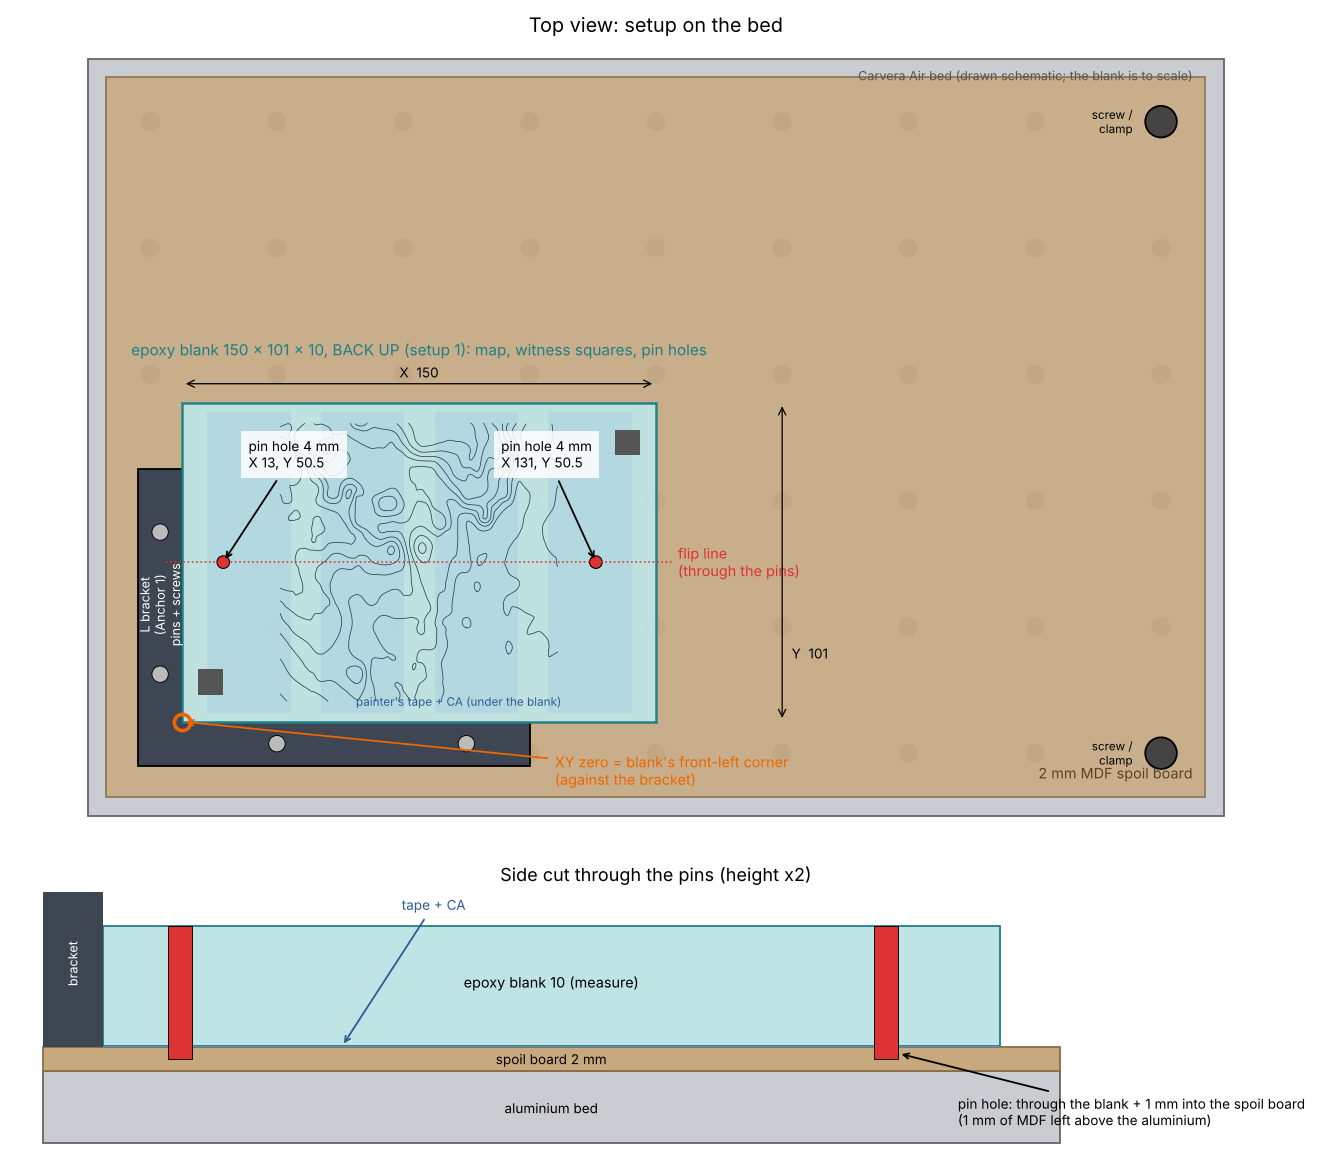

Reproduce this figure in Python.
"""Drawing of the pin-test setup on the Carvera Air bed (top view + side cut). Out: art/pintest_setup.png"""
import os, sys, json
import numpy as np
import matplotlib
matplotlib.use("Agg")
import matplotlib.pyplot as plt
from matplotlib.patches import Rectangle as R, Circle as C, Polygon as P, FancyArrowPatch as A
HERE = os.path.dirname(os.path.abspath(__file__)); ROOT = os.path.dirname(HERE)
sys.path[:0] = [os.path.join(ROOT, "cad")]
import pintest as pt

L, W, T = pt.L, pt.W, pt.T
BX, BY = 360, 240            # bed drawn (schematic)
OX, OY = 30, 30              # blank's front-left corner on the bed (against the bracket)
fig = plt.figure(figsize=(13, 9.2), dpi=130)
ax = fig.add_axes([0.03, 0.30, 0.94, 0.66])
ax.add_patch(R((0, 0), BX, BY, fc="#c9ccd1", ec="#666"))                       # aluminium bed
for x in range(20, BX, 40):
    for y in range(20, BY, 40):
        ax.add_patch(C((x, y), 3, fc="#9aa0a8", ec="none"))                    # bed holes
ax.add_patch(R((6, 6), BX - 12, BY - 12, fc="#c8a97e", ec="#8a6d45", alpha=0.85))   # spoil board
# L bracket (front-left)
ax.add_patch(P([(OX - 14, OY - 14), (OX + 110, OY - 14), (OX + 110, OY), (OX, OY), (OX, OY + 80), (OX - 14, OY + 80)],
               fc="#3d4652", ec="k"))
for x, y in ((OX - 7, OY + 15), (OX - 7, OY + 60), (OX + 30, OY - 7), (OX + 90, OY - 7)):
    ax.add_patch(C((x, y), 2.6, fc="#bbb", ec="k", lw=0.5))
ax.text(OX - 7, OY + 37, "L bracket\n(Anchor 1)\npins + screws", color="w", fontsize=7, rotation=90, ha="center", va="center")
# far end of the spoil board held down
for x, y in ((BX - 20, 20), (BX - 20, BY - 20)):
    ax.add_patch(C((x, y), 5, fc="#444", ec="k")); ax.text(x - 9, y, "screw /\nclamp", fontsize=6.5, ha="right", va="center")
# blank (setup 1: back up) with tape
ax.add_patch(R((OX, OY), L, W, fc="#bfe4e6", ec="#1f7f86", lw=1.4, alpha=0.95))
for k in range(4):
    ax.add_patch(R((OX + 8 + k * 36, OY + 3), 26, W - 6, fc="#4a90d9", alpha=0.10, ec="#4a90d9", ls=":", lw=0.6))
bm = pt.back_map()
for l in bm["lines"]:
    p = np.array(l["pts"]); ax.plot(p[:, 0] + OX + L / 2, p[:, 1] + OY + W / 2, color="#1d3b4a", lw=0.4)
for px in pt.PIN_X:
    x, y = pt.setup_xy(px, 0, 1)
    ax.add_patch(C((x + OX, y + OY), 2.0, fc="#d33", ec="k", lw=0.6))
ax.plot([OX - 5, OX + L + 5], [OY + W / 2] * 2, color="#d33", ls=":", lw=0.9)
ax.text(OX + L + 7, OY + W / 2, "flip line\n(through the pins)", color="#d33", fontsize=8, va="center")
for wx, wy in pt.WIT:
    x, y = pt.setup_xy(wx, wy, 1); a = pt.WIT_BACK
    ax.add_patch(R((x + OX - a / 2, y + OY - a / 2), a, a, fc="#555"))
ax.plot(OX, OY, "o", ms=9, mfc="none", mec="#e60", mew=2)
ax.annotate("XY zero = blank's front-left corner\n(against the bracket)", (OX, OY), (OX + 118, OY - 20), fontsize=8,
            color="#e60", arrowprops=dict(arrowstyle="->", color="#e60"))
x1, y1 = pt.setup_xy(pt.PIN_X[0], 0, 1); x2, _ = pt.setup_xy(pt.PIN_X[1], 0, 1)
ax.annotate(f"pin hole 4 mm\nX {x1:.0f}, Y {y1:.1f}", (x1 + OX, y1 + OY), (x1 + OX + 8, y1 + OY + 30), fontsize=7.5, bbox=dict(fc="w", ec="none", alpha=0.85),
            arrowprops=dict(arrowstyle="->"))
ax.annotate(f"pin hole 4 mm\nX {x2:.0f}, Y {y1:.1f}", (x2 + OX, y1 + OY), (x2 + OX - 30, y1 + OY + 30), fontsize=7.5, bbox=dict(fc="w", ec="none", alpha=0.85),
            arrowprops=dict(arrowstyle="->"))
ax.text(OX + L / 2, OY + W + 15, f"epoxy blank {L:.0f} x {W:.0f} x {T:.0f}, BACK UP (setup 1): map, witness squares, pin holes",
        ha="center", fontsize=8.5, color="#1f7f86")
ax.text(OX + 55, OY + 5, "painter's tape + CA (under the blank)", fontsize=6.5, color="#2a5d99")
ax.text(BX - 10, 12, "2 mm MDF spoil board", ha="right", fontsize=8, color="#5b4422")
ax.text(BX - 10, BY - 3, "Carvera Air bed (drawn schematic; the blank is to scale)", ha="right", va="top", fontsize=7, color="#555")
ax.annotate("", (OX + L, OY + W + 6), (OX, OY + W + 6), arrowprops=dict(arrowstyle="<->", lw=0.7))
ax.text(OX + L / 2, OY + W + 8, "X  150", ha="center", fontsize=7.5)
ax.annotate("", (OX + L + 40, OY + W), (OX + L + 40, OY), arrowprops=dict(arrowstyle="<->", lw=0.7))
ax.text(OX + L + 43, OY + 20, "Y  101", fontsize=7.5)
ax.set_xlim(-5, BX + 5); ax.set_ylim(-5, BY + 5); ax.set_aspect("equal"); ax.axis("off")
ax.set_title("Top view: setup on the bed", fontsize=11)

# side cut through the pins
bx = fig.add_axes([0.06, 0.03, 0.88, 0.22])
z_bed, z_sp = -6, 0
bx.add_patch(R((-10, z_bed), L + 20, 6, fc="#c9ccd1", ec="#666"))
bx.add_patch(R((-10, 0), L + 20, 2, fc="#c8a97e", ec="#8a6d45"))
bx.add_patch(R((0, 2.15), L, T, fc="#bfe4e6", ec="#1f7f86"))
bx.add_patch(R((0, 2.0), L, 0.15, fc="#4a90d9"))
bx.add_patch(R((-10, 2), 10, 14, fc="#3d4652"))
for px in pt.PIN_X:
    x = px + L / 2
    bx.add_patch(R((x - 2, 1.0), 4, T + 1.15, fc="#d33", ec="k", lw=0.5))
bx.text(L / 2, 7, "epoxy blank 10 (measure)", ha="center", fontsize=8)
bx.text(L / 2, 0.6, "spoil board 2 mm", ha="center", fontsize=7.5)
bx.text(L / 2, -3.5, "aluminium bed", ha="center", fontsize=7.5)
bx.text(-5, 9, "bracket", color="w", fontsize=7, ha="center", rotation=90, va="center")
x = pt.PIN_X[1] + L / 2
bx.annotate("pin hole: through the blank + 1 mm into the spoil board\n(1 mm of MDF left above the aluminium)",
            (x + 2, 1.5), (x + 12, -4.5), fontsize=7.5, arrowprops=dict(arrowstyle="->"))
bx.annotate("tape + CA", (40, 2.07), (50, 13.5), fontsize=7.5, color="#2a5d99", arrowprops=dict(arrowstyle="->", color="#2a5d99"))
bx.set_xlim(-15, L + 50); bx.set_ylim(-7, 15); bx.set_aspect(2.0); bx.axis("off")
bx.set_title("Side cut through the pins (height x2)", fontsize=10)
fig.savefig(os.path.join(HERE, "pintest_setup.png"), bbox_inches="tight")
print("art/pintest_setup.png")
